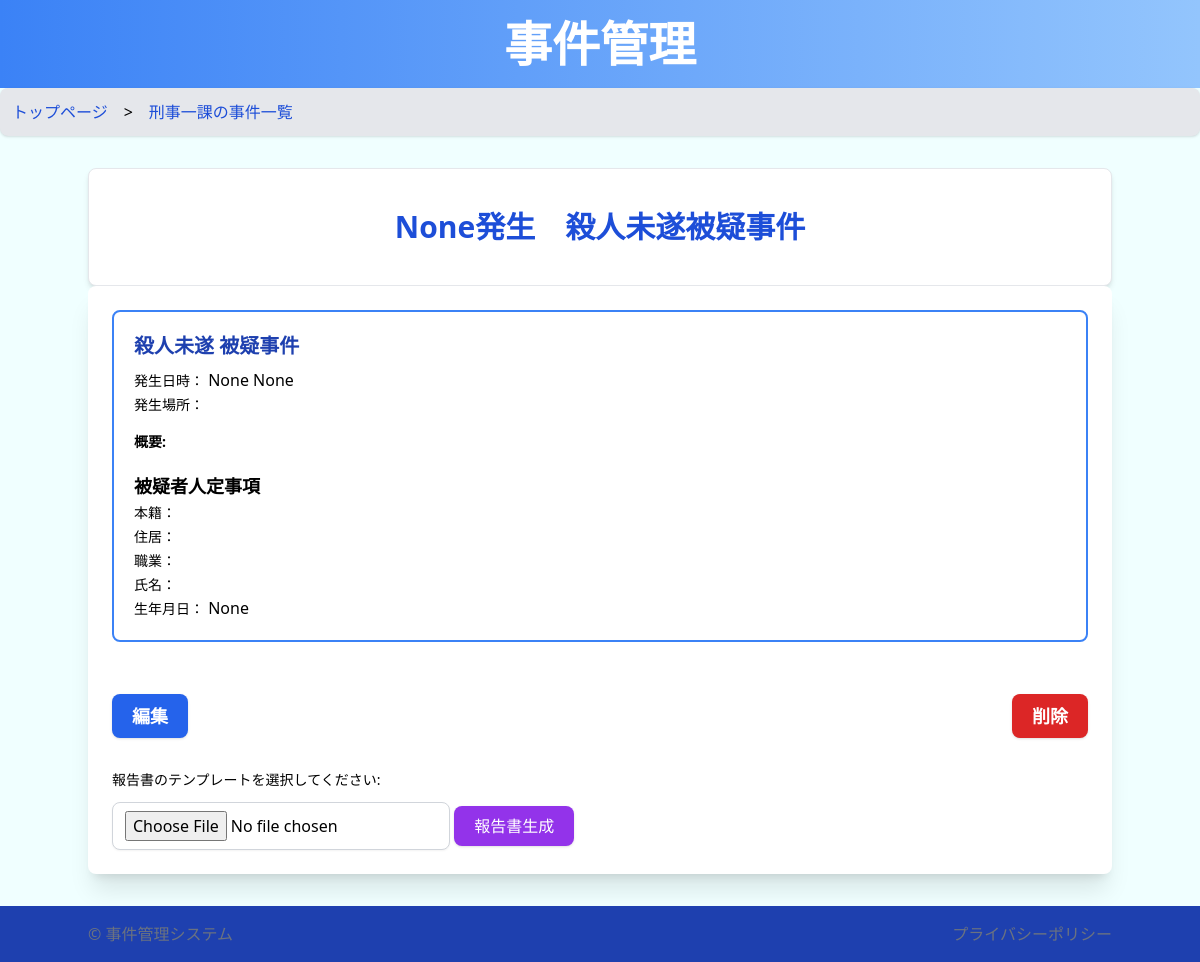
The page /crime/15 on the database its author committed.
### wordapp/models.py (models this page shows, shortened)
class Crime(models.Model):
    division = models.ForeignKey(Division, related_name="crimes", on_delete=models.CASCADE)
    crime_name = models.CharField(max_length=100)#  このフィールドは必須
    crime_name_second = models.CharField(max_length=100, null=True, blank=True)# 任意
    crime_start_date = models.DateField(null=True, blank=True)# 日付はNULLまたは空を許容
    crime_start_time = models.TimeField(null=True, blank=True)# 時間もNULLまたは空を許容
    crime_end_date = models.DateField(null=True, blank=True)# 日付はNULLまたは空を許容
    crime_end_time = models.TimeField(null=True, blank=True)# 時間もNULLまたは空を許容
    crime_place = models.CharField(max_length=100, null=True, blank=True)# 任意
    crime_fact = models.TextField(null=True, blank=True)# 任意
    suspect_honseki = models.CharField(max_length=100, null=True, blank=True)# 任意
    suspect_address = models.CharField(max_length=100, null=True, blank=True)# 任意
    suspect_job = models.CharField(max_length=100, null=True, blank=True)# 任意
    suspect_name = models.CharField(max_length=100, null=True, blank=True)# 任意
    suspect_birthday = models.DateField(null=True, blank=True)# 日付はNULLまたは空を許容

### wordapp/views.py (the view)
# urls.py: path('crime/<int:pk>', CrimeDetailView.as_view(), name='crime_detail'),
class CrimeDetailView(DetailView):
    model = Crime
    template_name = 'crime_detail.html'
    def get_context_data(self, **kwargs):
        context = super().get_context_data(**kwargs)
        crime = self.get_object()
        context['division_id'] = crime.division.id
        return context

### wordapp/templatetags/custom_filters.py (called while the page is built)
@register.filter
def to_japanese_time(value):
    if not value or not isinstance(value, datetime.time):
        return value  # valueが時間オブジェクトでない場合はそのまま返す
    hour = value.hour
    minute = value.minute
    am_pm = '午前' if hour < 12 else '午後'
    hour = hour if hour <= 12 else hour - 12
    return f'{am_pm}{hour}時{minute}分'

### wordapp/templatetags/japanese_era.py (called while the page is built, shortened)
@register.filter
def to_japanese_era(value):
    if not isinstance(value, datetime.date):
        return value

### templates/crime_detail.html (shortened to what this page needs)
{% extends 'base.html' %}
{% load japanese_era %}
{% load custom_filters %}
{% block page_specific_content %}
    <div class="text-blue-700 text-3xl font-bold text-center my-4">
        {{ object.crime_start_date|to_japanese_era }}発生　{{ object.crime_name }}被疑事件
    </div>
{% endblock page_specific_content %}
{% block breadcrumb %}
    <nav aria-label='breadcrumb' class="flex bg-gray-200 p-3 rounded-lg shadow">
        <ol class="list-none flex space-x-4">
            <li><a href="{% url 'division_list' %}" class="text-blue-700 hover:text-blue-800">トップページ</a></li>
            <li>&gt;</li>
            <li><a href="{% url 'crime_list' division_id=division_id %}" class="text-blue-700 hover:text-blue-800">
                {% if division_id == 1 %}
                    刑事一課の事件一覧
                {% elif division_id == 2 %}
                    刑事二課の事件一覧
                {% elif division_id == 3 %}
                    刑事三課の事件一覧
                {% else %}
                    事件一覧
                {% endif %}
            </a></li>
        </ol>
    </nav>
{% endblock breadcrumb %}
{% block content %}
    <div class="container mx-auto p-6 bg-white shadow-xl rounded-lg">
        <div class="detail border-2 rounded-lg border-blue-500 p-5">
            <h2 class="text-xl font-bold text-blue-800 mb-2">
                {% if object.crime_name_second %}
                    <a href="{% url 'crime_detail' crime.id %}" class="hover:text-blue-600">{{ object.crime_name }}（{{ object.crime_name_second|default_if_none:'' }}）</a>
                {% else %}
                    <a href="{% url 'crime_detail' crime.id %}" class="hover:text-blue-600">{{ object.crime_name }}</a>
                {% endif %}
            被疑事件</h2>
            <p><span class="text-sm font-medium">発生日時：</span> {{ object.crime_start_date|to_japanese_era }} {{ object.crime_start_time|to_japanese_time }}</p>
            <p><span class="text-sm font-medium">発生場所：</span> {{ object.crime_place|default_if_none:'' }}</p>
            <h4 class="text-sm font-bold mt-4">概要:</h4>
            <h3 class="text-lg font-bold">被疑者人定事項</h3>
            <p><span class="text-sm font-medium">本籍：</span> {{ object.suspect_honseki|default_if_none:'' }}</p>
            <p><span class="text-sm font-medium">住居：</span> {{ object.suspect_address|default_if_none:'' }}</p>
            <p><span class="text-sm font-medium">職業：</span> {{ object.suspect_job|default_if_none:'' }}</p>
            <p><span class="text-sm font-medium">氏名：</span> {{ object.suspect_name|default_if_none:'' }}</p>
            <p><span class="text-sm font-medium">生年月日：</span> {{ object.suspect_birthday|to_japanese_era }}</p>
        </div>
        <div class="flex items-center justify-between my-8">
            <button class="text-lg py-2 px-5 mt-5 bg-blue-600 hover:bg-blue-700 text-white font-bold rounded-lg shadow transition duration-300 ease-in-out"><a href="{% url 'crime_update' pk=crime.id %}">編集</a></button>
            <form action="{% url 'crime_delete' pk=crime.id %}" method="post" onsubmit="return confirm('本当に削除しますか？');">
                <input type="submit" value="削除" class="text-lg py-2 px-5 mt-5 bg-red-600 hover:bg-red-700 text-white font-bold rounded-lg shadow transition duration-300 ease-in-out">
            </form>
        </div>
        <form method="post" enctype="multipart/form-data" action="{% url 'generate_report' pk=crime.pk %}">
            <label for="docxFile" class="block text-sm font-medium">報告書のテンプレートを選択してください:</label>
            <input type="file" id="docxFile" name="docxFile" accept=".docx" class="form-input rounded-lg border-gray-300 shadow-sm mt-1">
            <button type="submit" class="bg-purple-600 hover:bg-purple-700 text-white py-2 px-5 mt-4 rounded-lg shadow transition duration-300 ease-in-out">報告書生成</button>
        </form>
    </div>
{% endblock content %}

### rows shown on the page
Crime: crime_start_date|to_japanese_era "None", crime_name "殺人未遂", crime_start_time|to_japanese_time "None", suspect_birthday|to_japanese_era "None"
